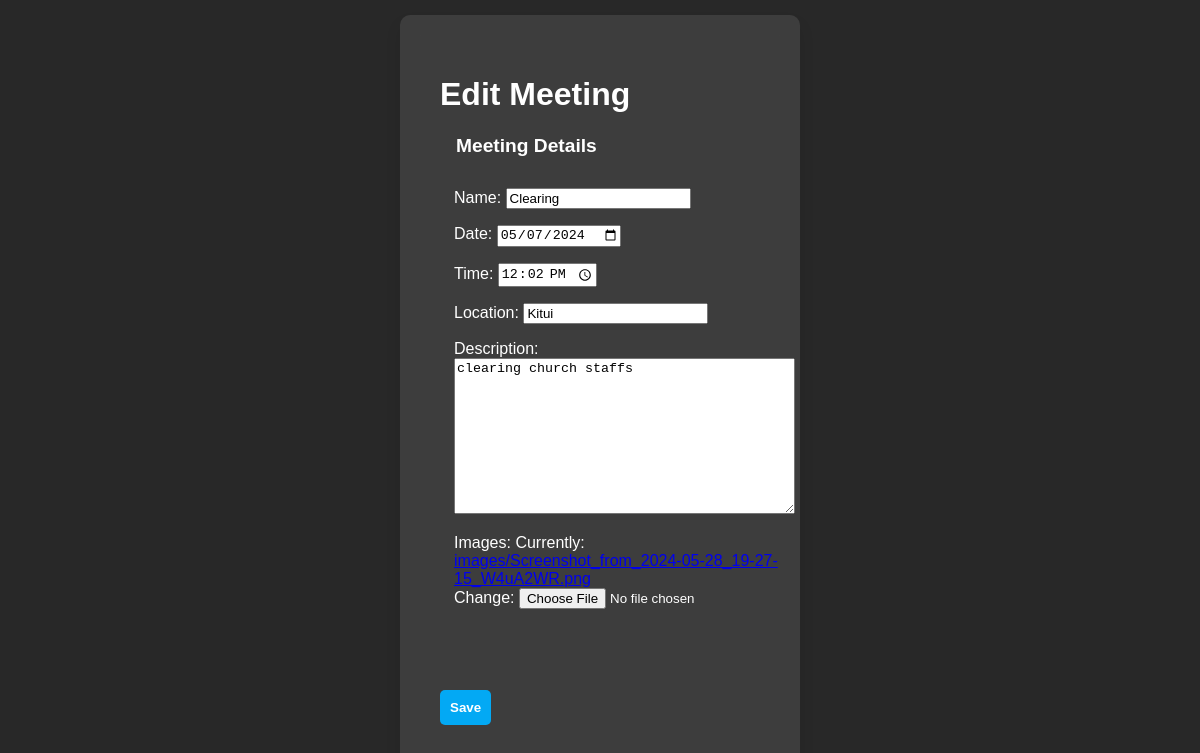
Page /events/meetings/3/edit/ (signed in) on the committed database.
### events/models.py (models this page shows)
class Meeting(models.Model):
    name = models.CharField(max_length=100)
    date = models.DateField()
    time = models.TimeField()
    location = models.CharField(max_length=200)
    description = models.TextField()
    images = models.ImageField(upload_to='images/', null=True)

### events/views.py (the view)
# urls.py: path('meetings/<int:meeting_id>/edit/', views.edit_meeting, name='edit_meeting'),
@login_required
def edit_meeting(request, meeting_id):
    meeting = get_object_or_404(Meeting, id=meeting_id)
    if request.method == 'POST':
        form = MeetingForm(request.POST, instance=meeting)
        if form.is_valid():
            form.save()
            return redirect('meeting_list')
    else:
        form = MeetingForm(instance=meeting)
    return render(request, 'events/add_edit_meeting.html', {'form': form})

### events/forms.py
class MeetingForm(forms.ModelForm):
    class Meta:
        model = Meeting
        fields = ['name', 'date', 'time', 'location', 'description', 'images']
        widgets = {
            'date': forms.DateInput(attrs={'type': 'date'}),
            'time': forms.TimeInput(attrs={'type': 'time'}),
        }

### events/templates/events/add_edit_meeting.html (shortened to what this page needs)
{% load static %}
<!DOCTYPE html>
<html lang="en">
<head>
    <link rel="stylesheet" href="{% static 'css/event.css' %}">
</head>
<body>
    <div class="container">
        <h1>{% if form.instance.pk %}Edit Meeting{% else %}Add Meeting{% endif %}</h1>
        <div class="form">
            <form method="post" enctype="multipart/form-data">
                <fieldset>
                    <legend>Meeting Details</legend>
                    {{ form.as_p }}
                </fieldset>
                <fieldset>
                </fieldset>
                <div class="inputBox">
                    <input type="submit" value="Save">
                </div>
            </form>
        </div>
    </div>
</body>
</html>

### assets/css/event.css (style rules this page uses)
body { margin: 0; padding: 0; font-family: 'Poppins', sans-serif; background-color: #282828; color: #fff; display: flex; justify-content: center; align-items: center; height: 100vh; }
.container { background: rgba(255, 255, 255, 0.1); box-shadow: 0 10px 15px rgba(0, 0, 0, 0.1); backdrop-filter: blur(10px); border-radius: 10px; padding: 40px; width: 400px; max-width: 90%; box-sizing: border-box; }
.form fieldset { border: none; margin-bottom: 20px; }
.form legend { font-size: 1.2em; font-weight: 600; margin-bottom: 10px; }
.form .inputBox { margin-bottom: 20px; }
.form .inputBox input[type="submit"] { background: #03a9f4; color: #fff; font-weight: 700; cursor: pointer; padding: 10px; border: none; border-radius: 5px; transition: background 0.5s; }

### rows in the picture
Meeting: name "Clearing", date "05/07/2024", time "12:02:00", location "Kitui", description "clearing church staffs"
